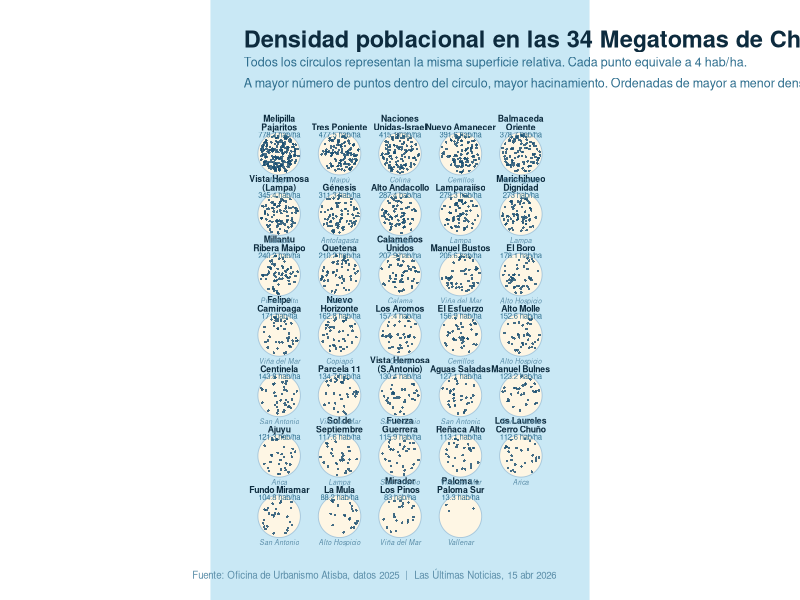

Reproduce this figure in R.
suppressPackageStartupMessages({
  library(ggplot2)
  library(dplyr)
  library(tibble)
  library(purrr)
  library(ggforce)
  library(ragg)
})

# ═══════════════════════════════════════════════════════════════
#  DATOS
# ═══════════════════════════════════════════════════════════════
tomas <- tibble(
  toma = c(
    "Los Laureles\nCerro Chu\u00f1o", "Ajuyu",
    "Alto Molle", "La Mula", "El Boro",
    "G\u00e9nesis", "Balmaceda\nOriente",
    "Quetena", "Calame\u00f1os\nUnidos",
    "Alto Andacollo", "Nuevo\nHorizonte",
    "Paloma +\nPaloma Sur",
    "Centinela", "Aguas Saladas", "Fuerza\nGuerrera",
    "Manuel Bulnes", "Vista Hermosa\n(S.Antonio)", "Fundo Miramar",
    "Nuevo Amanecer", "El Esfuerzo",
    "Naciones\nUnidas-Israel", "Los Aromos",
    "Marichihueo\nDignidad", "Sol de\nSeptiembre",
    "Lamparai\u00edso", "Vista Hermosa\n(Lampa)",
    "Melipilla\nPajaritos", "Tres Poniente",
    "Millantu\nRibera Maipo",
    "Manuel Bustos", "Felipe\nCamiroaga",
    "Re\u00f1aca Alto", "Parcela 11", "Mirador\nLos Pinos"
  ),
  comuna = c(
    "Arica","Arica",
    "Alto Hospicio","Alto Hospicio","Alto Hospicio",
    "Antofagasta","Antofagasta",
    "Calama","Calama",
    "Copiap\u00f3","Copiap\u00f3",
    "Vallenar",
    "San Antonio","San Antonio","San Antonio",
    "San Antonio","San Antonio","San Antonio",
    "Cerrillos","Cerrillos",
    "Colina","Colina",
    "Lampa","Lampa","Lampa","Lampa",
    "Maip\u00fa","Maip\u00fa",
    "Puente Alto",
    "Vi\u00f1a del Mar","Vi\u00f1a del Mar",
    "Vi\u00f1a del Mar","Vi\u00f1a del Mar","Vi\u00f1a del Mar"
  ),
  superficie_ha = c(
    59,46,129,85,80,6,3,18,13,47,15,926,
    73,35,9,15,42,55,20,15,17,19,
    30,62,20,12,6,6,42,
    37,25,27,22,22
  ),
  poblacion = c(
    6646,5581,19681,7497,14247,1868,1136,3784,2703,13506,2442,12287,
    10496,4448,1043,1848,5478,5762,7833,2354,7056,2990,
    8189,7291,5586,4145,4670,2865,10089,
    7608,4275,3054,2963,1827
  )
)

# ═══════════════════════════════════════════════════════════════
#  CÁLCULOS
#  Todos los círculos tienen el MISMO radio (R_FIXED).
#  Los puntos dentro codifican la densidad: 1 punto = SCALE hab/ha
# ═══════════════════════════════════════════════════════════════
R_FIXED  <- 3.8    # radio idéntico para todas las tomas
SPACING  <- 10.8   # separación entre centros
N_COLS   <- 5
SCALE    <- 4      # 1 punto = 4 hab/ha  → máx ~95 puntos, mín ~3

tomas <- tomas %>%
  mutate(
    densidad = round(poblacion / superficie_ha, 1),
    n_dots   = pmax(1L, round(densidad / SCALE))
  ) %>%
  arrange(desc(densidad)) %>%
  mutate(
    idx = row_number() - 1L,
    cx  = (idx %% N_COLS) * SPACING,
    cy  = -(idx %/% N_COLS) * SPACING
  )

# ═══════════════════════════════════════════════════════════════
#  PUNTOS - rejection sampling uniforme
# ═══════════════════════════════════════════════════════════════
set.seed(2026)

pts_circulo <- function(n, cx, cy, r, shrink = 0.91) {
  buf <- matrix(nrow = 0L, ncol = 2)
  lim <- r * shrink
  while (nrow(buf) < n) {
    px <- runif(n * 6L, cx - r, cx + r)
    py <- runif(n * 6L, cy - r, cy + r)
    ok <- (px - cx)^2 + (py - cy)^2 <= lim^2
    buf <- rbind(buf, cbind(px[ok], py[ok]))
  }
  df        <- as.data.frame(buf[seq_len(n), ])
  names(df) <- c("x", "y")
  df
}

dots <- map_dfr(seq_len(nrow(tomas)), function(i) {
  row <- tomas[i, ]
  df  <- pts_circulo(row$n_dots, row$cx, row$cy, R_FIXED)
  df$toma     <- row$toma
  df$densidad <- row$densidad
  df
})

message("Total puntos renderizados: ", nrow(dots),
        "  |  rango: ", min(tomas$n_dots), " – ", max(tomas$n_dots), " por circulo")

# ═══════════════════════════════════════════════════════════════
#  PALETA
# ═══════════════════════════════════════════════════════════════
BG_COLOR    <- "#C9E8F5"
CIRCLE_FILL <- "#FEF6E4"
CIRCLE_EDGE <- "#A8C8DC"
DOT_COLOR   <- "#1B4F72"
TITLE_COLOR <- "#0D2B3E"
SUB_COLOR   <- "#2E6E8E"
META_COLOR  <- "#5A8DA8"
LINE_COLOR  <- "#8BBDD4"

# ═══════════════════════════════════════════════════════════════
#  GRÁFICO
# ═══════════════════════════════════════════════════════════════
p <- ggplot() +
  
  # ── Relleno crema (territorio uniforme)
  geom_circle(
    data = tomas,
    aes(x0 = cx, y0 = cy, r = R_FIXED),
    fill  = CIRCLE_FILL,
    color = CIRCLE_EDGE,
    size  = 0.32
  ) +
  
  # ── Puntos: densidad visual
  geom_point(
    data  = dots,
    aes(x = x, y = y),
    color = DOT_COLOR,
    size  = 0.55, alpha = 0.82, shape = 16
  ) +
  
  # ── Nombre de la toma
  geom_text(
    data      = tomas,
    aes(x = cx, y = cy + R_FIXED + 0.36, label = toma),
    color     = TITLE_COLOR,
    size      = 2.2, vjust = 0, fontface = "bold",
    lineheight = 0.84
  ) +
  
  # ── Densidad numérica bajo el nombre
  geom_text(
    data  = tomas,
    aes(x = cx, y = cy + R_FIXED + 0.16,
        label = paste0(densidad, " hab/ha")),
    color = SUB_COLOR,
    size  = 1.95, vjust = 1
  ) +
  
  # ── Comuna debajo del círculo
  geom_text(
    data  = tomas,
    aes(x = cx, y = cy - R_FIXED - 0.28, label = comuna),
    color     = META_COLOR,
    size      = 1.75, vjust = 1, fontface = "italic"
  ) +
  
  coord_equal(clip = "off") +
  theme_void() +
  theme(
    plot.background  = element_rect(fill = BG_COLOR, color = NA),
    panel.background = element_rect(fill = BG_COLOR, color = NA),
    plot.title       = element_text(
      color = TITLE_COLOR, size = 17, face = "bold",
      hjust = 0, margin = margin(b = 3)),
    plot.subtitle    = element_text(
      color = SUB_COLOR, size = 9,
      hjust = 0, margin = margin(b = 14), lineheight = 1.4),
    plot.caption     = element_text(
      color = META_COLOR, size = 7,
      hjust = 1, margin = margin(t = 8)),
    plot.margin      = margin(t = 22, r = 24, b = 14, l = 24)
  ) +
  labs(
    title    = "Densidad poblacional en las 34 Megatomas de Chile",
    subtitle = paste0(
      "Todos los c\u00edrculos representan la misma superficie relativa.",
      " Cada punto equivale a 4 hab/ha.\n",
      "A mayor n\u00famero de puntos dentro del c\u00edrculo, mayor hacinamiento.",
      " Ordenadas de mayor a menor densidad."
    ),
    caption  = "Fuente: Oficina de Urbanismo Atisba, datos 2025  |  Las \u00daltimas Noticias, 15 abr 2026"
  )

# ═══════════════════════════════════════════════════════════════
#  EXPORTAR - carta portrait 8,5 x 11" @ 300 dpi = 2550 x 3300 px
# ═══════════════════════════════════════════════════════════════
out <- "megatomas_densidad_uniforme.png"

agg_png(out, width = 2550, height = 3300, res = 300, bg = BG_COLOR)
print(p)
invisible(dev.off())

message("Guardado : ", normalizePath(out))
message("Formato  : Carta portrait  8.5 x 11 in  |  300 dpi  |  2550 x 3300 px")
message("Puntos   : ", nrow(dots), " totales  |  rango por circulo: ",
        min(tomas$n_dots), " (", tomas$toma[which.min(tomas$n_dots)], ")",
        " – ", max(tomas$n_dots), " (", tomas$toma[which.max(tomas$n_dots)], ")")
